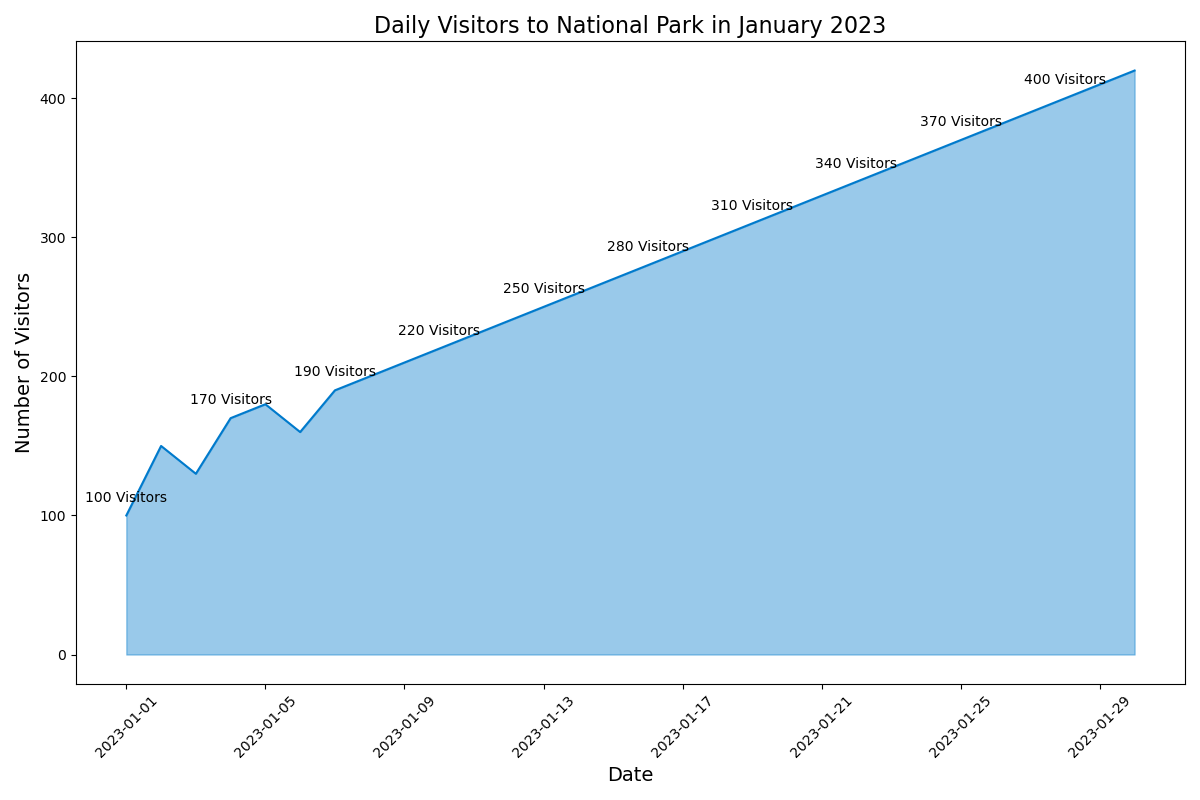

Recreate this plot in Python.

import pandas as pd
import matplotlib.pyplot as plt

# Create a DataFrame from the provided table data
data = {
    'Date': pd.date_range(start='2023-01-01', periods=30, freq='D'),
    'Visitors': [
        100, 150, 130, 170, 180, 160, 190, 200, 210, 220, 230, 240, 250, 260, 270, 280, 290, 300, 310, 320, 330, 340, 350, 360, 370, 380, 390, 400, 410, 420
    ]
}

df = pd.DataFrame(data)

# Set the size of the chart
plt.figure(figsize=(12, 8))

# Create an area plot
plt.plot(df['Date'], df['Visitors'], color="#007ACC")
plt.fill_between(df['Date'], df['Visitors'], color="#007ACC", alpha=0.4)

# Assign annotation
for index, value in df.iterrows():
    if index % 3 == 0:  # Annotate every 3 days
        plt.text(value['Date'], value['Visitors'] + 10, f"{value['Visitors']} Visitors", ha='center')

# Set the chart title and labels
plt.title('Daily Visitors to National Park in January 2023', fontsize=16)
plt.xlabel('Date', fontsize=14)
plt.ylabel('Number of Visitors', fontsize=14)

# Rotate x-axis labels for better readability
plt.xticks(rotation=45)

# Show the plot
plt.tight_layout()
plt.show()
